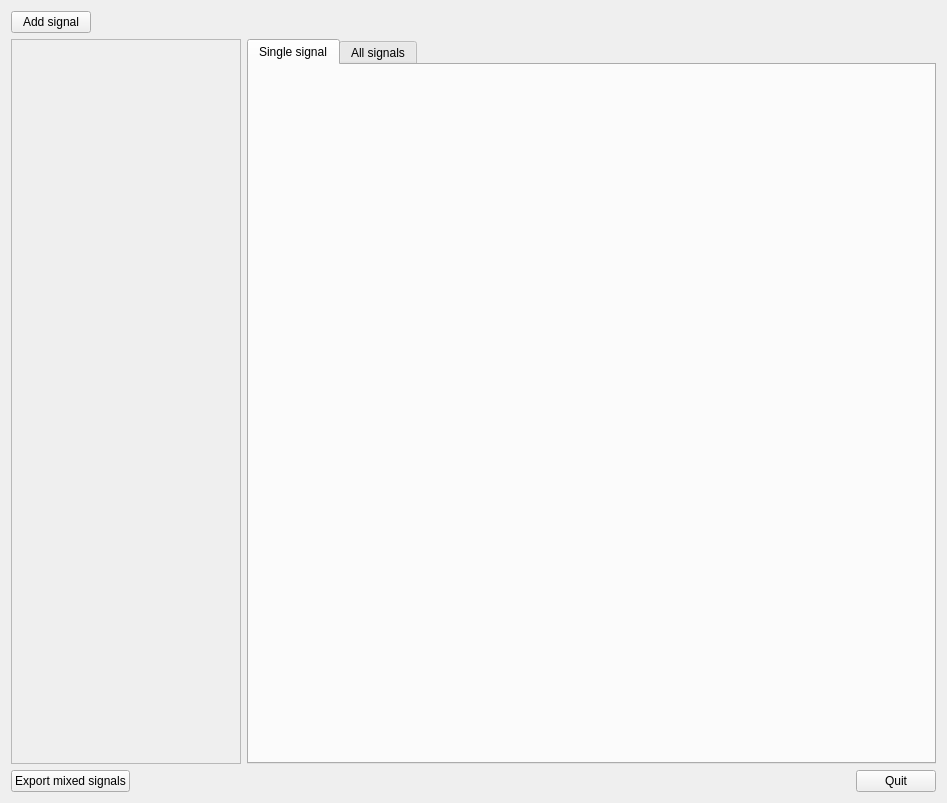
<?xml version="1.0" encoding="UTF-8"?>
<ui version="4.0">
 <class>MainForm</class>
 <widget class="QWidget" name="MainForm">
  <property name="geometry">
   <rect>
    <x>0</x>
    <y>0</y>
    <width>947</width>
    <height>803</height>
   </rect>
  </property>
  <property name="windowTitle">
   <string>Form</string>
  </property>
  <layout class="QVBoxLayout" name="verticalLayout">
   <item>
    <layout class="QHBoxLayout" name="horizontalLayout">
     <item>
      <widget class="QPushButton" name="qpb_addSignal">
       <property name="text">
        <string>Add signal</string>
       </property>
      </widget>
     </item>
     <item>
      <spacer name="horizontalSpacer_2">
       <property name="orientation">
        <enum>Qt::Horizontal</enum>
       </property>
       <property name="sizeHint" stdset="0">
        <size>
         <width>40</width>
         <height>20</height>
        </size>
       </property>
      </spacer>
     </item>
    </layout>
   </item>
   <item>
    <layout class="QHBoxLayout" name="qhlay_mainPanel">
     <item>
      <widget class="QScrollArea" name="qscrArea_addedSignals">
       <property name="sizePolicy">
        <sizepolicy hsizetype="MinimumExpanding" vsizetype="Expanding">
         <horstretch>1</horstretch>
         <verstretch>0</verstretch>
        </sizepolicy>
       </property>
       <property name="horizontalScrollBarPolicy">
        <enum>Qt::ScrollBarAlwaysOff</enum>
       </property>
       <property name="sizeAdjustPolicy">
        <enum>QAbstractScrollArea::AdjustToContents</enum>
       </property>
       <property name="widgetResizable">
        <bool>true</bool>
       </property>
       <widget class="QWidget" name="scrollAreaWidgetContents">
        <property name="geometry">
         <rect>
          <x>0</x>
          <y>0</y>
          <width>228</width>
          <height>703</height>
         </rect>
        </property>
       </widget>
      </widget>
     </item>
     <item>
      <widget class="QTabWidget" name="qtabw_signalsViews">
       <property name="sizePolicy">
        <sizepolicy hsizetype="Preferred" vsizetype="Expanding">
         <horstretch>3</horstretch>
         <verstretch>0</verstretch>
        </sizepolicy>
       </property>
       <property name="currentIndex">
        <number>0</number>
       </property>
       <widget class="QWidget" name="singleSignal">
        <attribute name="title">
         <string>Single signal</string>
        </attribute>
       </widget>
       <widget class="QWidget" name="allSignals">
        <attribute name="title">
         <string>All signals</string>
        </attribute>
       </widget>
      </widget>
     </item>
    </layout>
   </item>
   <item>
    <layout class="QHBoxLayout" name="horizontalLayout_2">
     <item>
      <widget class="QPushButton" name="qpb_exportMixedSignals">
       <property name="text">
        <string>Export mixed signals</string>
       </property>
      </widget>
     </item>
     <item>
      <spacer name="horizontalSpacer">
       <property name="orientation">
        <enum>Qt::Horizontal</enum>
       </property>
       <property name="sizeHint" stdset="0">
        <size>
         <width>40</width>
         <height>20</height>
        </size>
       </property>
      </spacer>
     </item>
     <item>
      <widget class="QPushButton" name="qpb_quit">
       <property name="text">
        <string>Quit</string>
       </property>
      </widget>
     </item>
    </layout>
   </item>
  </layout>
 </widget>
 <resources/>
 <connections/>
</ui>
